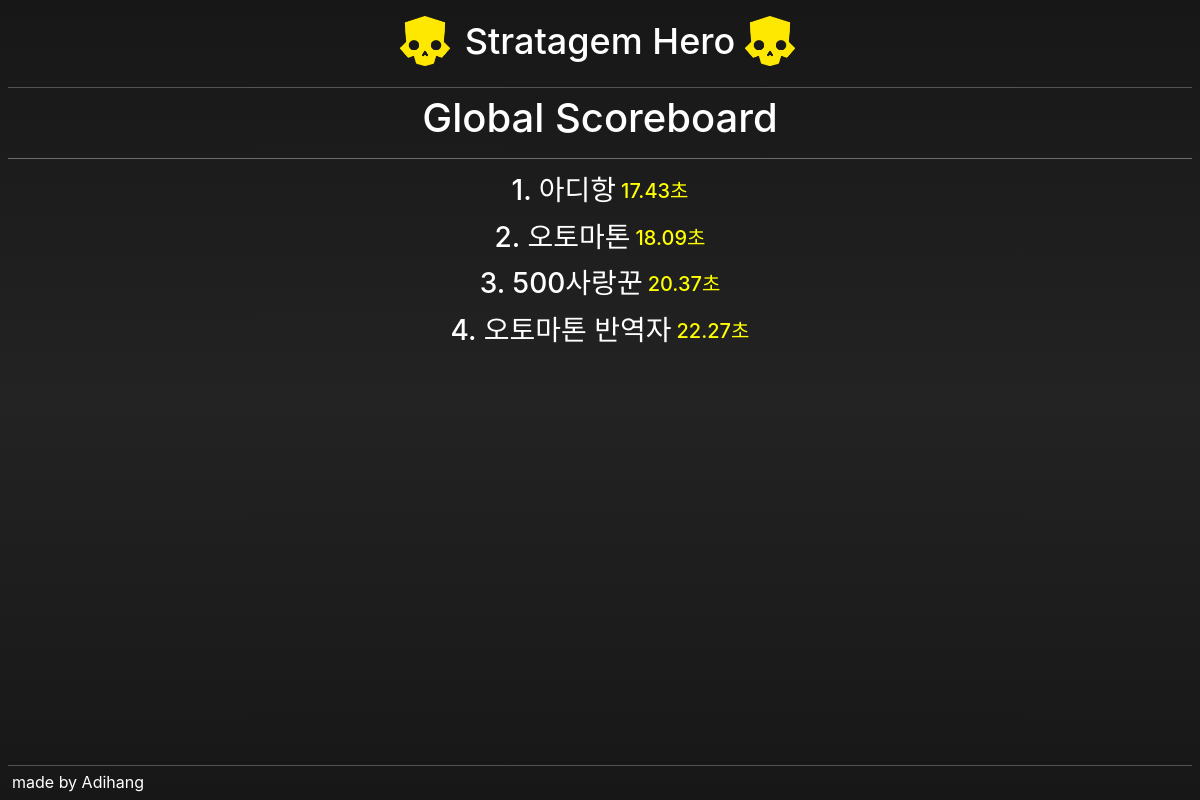
The app's page /ko/fun/Stratagem_Hero/Scoreboard/, older data.
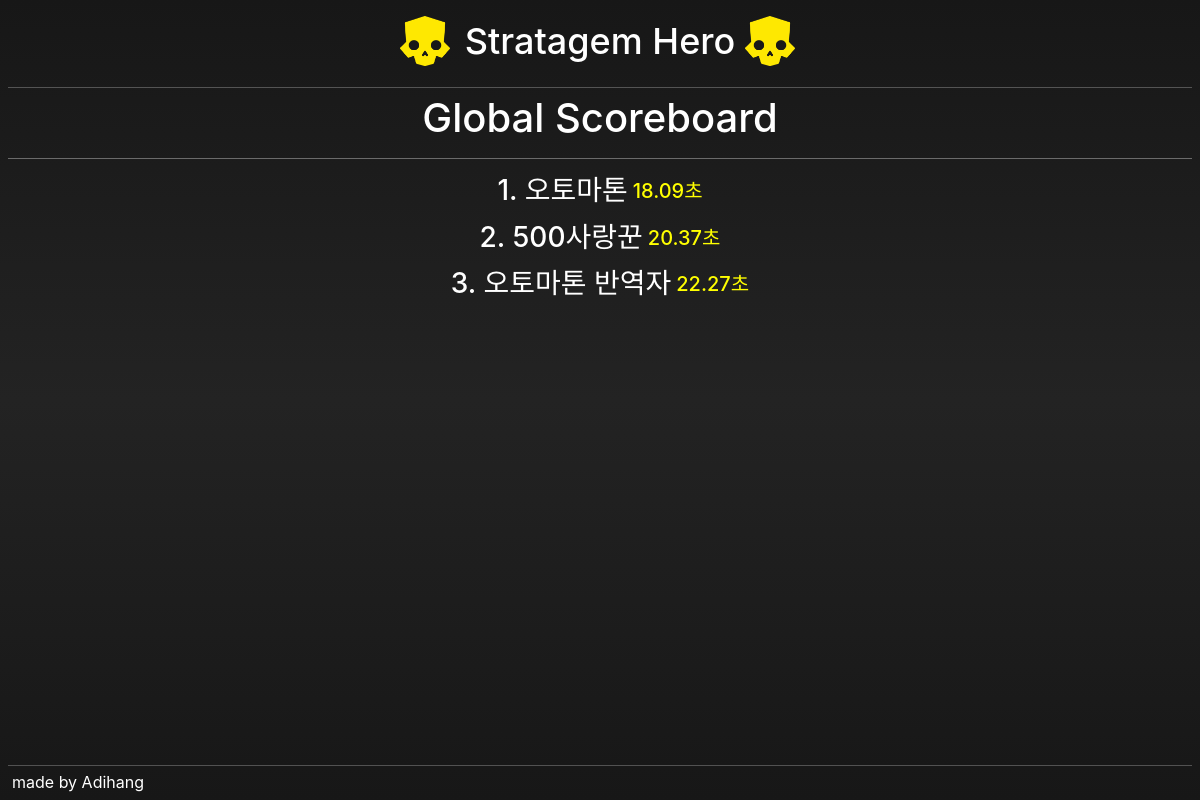
The same page, newer data.
### main/models.py (models this page shows, shortened)
class Stratagem_Hero_Score(models.Model):
    name = models.CharField('이름', max_length=128)
    score = models.FloatField('점수')
    class Meta:
        ordering = ['score']

### main/views.py (the view)
# urls.py: re_path(r'^(?P<ui_lang>ko|en)/fun/Stratagem_Hero/Scoreboard/$', views.Stratagem_Hero_Scoreboard_page, name='Stratagem_Hero_Scoreboard_lang'),
def Stratagem_Hero_Scoreboard_page(request, ui_lang=None):
    context = dict()
    resolved_lang = resolve_ui_lang(request, ui_lang)
    apply_ui_context(request, context, resolved_lang)
    context['scores'] = Stratagem_Hero_Score.objects.all()
    return render(request, 'fun/Stratagem_Hero_Scoreboard.html', context)

### main/templatetags/static_versioned.py (called while the page is built)
def _find_static_file(relative_path):
    normalized_path = str(relative_path).lstrip("/")
    candidates = []
    static_root = getattr(settings, "STATIC_ROOT", "")
    if static_root:
        candidates.append(Path(static_root) / normalized_path)
    for static_dir in getattr(settings, "STATICFILES_DIRS", []):
        candidates.append(Path(static_dir) / normalized_path)
    for candidate in candidates:
        if candidate.exists() and candidate.is_file():
            return candidate
    return None

@register.simple_tag
def static_v(path):
    base_url = static(path)
    static_file = _find_static_file(path)
    if static_file is None:
        return base_url
    version = int(static_file.stat().st_mtime)
    separator = "&" if "?" in base_url else "?"
    return f"{base_url}{separator}v={version}"

### main/views.py (called while the page is built, shortened)
def resolve_ui_lang(request, url_lang=None):
    normalized_url_lang = (url_lang or "").strip().lower()
    if normalized_url_lang in SUPPORTED_UI_LANGS:
        request.session[UI_LANG_SESSION_KEY] = normalized_url_lang
        return normalized_url_lang

### templates/fun/Stratagem_Hero_Scoreboard.html (shortened to what this page needs)
{% load static static_versioned %}
<!doctype html>
<html lang="ko">
    <head>
        <link rel="stylesheet" type="text/css" href="{% static_v 'css/bootstrap.min.css' %}">
        <link rel="stylesheet" type="text/css" href="{% static_v 'css/style.css' %}">
        <link rel="stylesheet" type="text/css" href="{% static_v 'css/stratagem_style.css' %}">
    </head>
    <body>
        <div class="stratagem_page">
            <div class="title">
                <img class="stratagem_icon" src="/media/icon/Helldivers-2-Icon-PNG.png" alt="Stratagem Icon"/>
                <h3 class="title_text">Stratagem Hero</h3>
                <img class="stratagem_icon" src="/media/icon/Helldivers-2-Icon-PNG.png" alt="Stratagem Icon"/>
            </div>
            <hr class="stratagem_hr">
            <div class="stratagem_content">
                <div class="stratagem_scoreboard">
                    <h1 class="scoreboard_text">Global Scoreboard</h1>
                    <div class="global_scores">
                        {% for score in scores %}
                        <div class="global_score">
                            <h3 class="global_score_name">{{ forloop.counter }}. {{ score.name }}</h3>
                            <h5 class="global_score_time">{{ score.score }}초</h5>
                        </div>
                        {% endfor %}
                    </div>
                </div>
            </div>
            <hr class="stratagem_hr">
        </div>
        <div class="lowtext" >made by Adihang</div>
    </body>
</html>

Row changes from the older to the newer data that the page shows:
removed Stratagem_Hero_Score: name "아디항", score "17.43"
